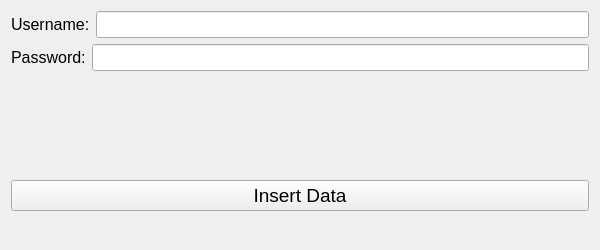
<?xml version="1.0" encoding="UTF-8"?>
<ui version="4.0">
 <class>Form</class>
 <widget class="QWidget" name="Form">
  <property name="geometry">
   <rect>
    <x>0</x>
    <y>0</y>
    <width>600</width>
    <height>250</height>
   </rect>
  </property>
  <property name="windowTitle">
   <string>Form</string>
  </property>
  <layout class="QVBoxLayout" name="verticalLayout">
   <item>
    <layout class="QHBoxLayout" name="horizontalLayout">
     <item>
      <widget class="QLabel" name="label">
       <property name="font">
        <font>
         <pointsize>12</pointsize>
        </font>
       </property>
       <property name="text">
        <string>Username:</string>
       </property>
      </widget>
     </item>
     <item>
      <widget class="QLineEdit" name="lineEdit_username">
       <property name="font">
        <font>
         <pointsize>12</pointsize>
        </font>
       </property>
      </widget>
     </item>
    </layout>
   </item>
   <item>
    <layout class="QHBoxLayout" name="horizontalLayout_2">
     <item>
      <widget class="QLabel" name="label_2">
       <property name="font">
        <font>
         <pointsize>12</pointsize>
        </font>
       </property>
       <property name="text">
        <string>Password:</string>
       </property>
      </widget>
     </item>
     <item>
      <widget class="QLineEdit" name="lineEdit_password">
       <property name="font">
        <font>
         <pointsize>12</pointsize>
        </font>
       </property>
      </widget>
     </item>
    </layout>
   </item>
   <item>
    <spacer name="verticalSpacer">
     <property name="orientation">
      <enum>Qt::Vertical</enum>
     </property>
     <property name="sizeHint" stdset="0">
      <size>
       <width>20</width>
       <height>40</height>
      </size>
     </property>
    </spacer>
   </item>
   <item>
    <widget class="QPushButton" name="pushButton">
     <property name="font">
      <font>
       <pointsize>14</pointsize>
      </font>
     </property>
     <property name="text">
      <string>Insert Data</string>
     </property>
    </widget>
   </item>
   <item>
    <widget class="QLabel" name="label_result">
     <property name="font">
      <font>
       <pointsize>14</pointsize>
      </font>
     </property>
     <property name="text">
      <string/>
     </property>
    </widget>
   </item>
  </layout>
 </widget>
 <resources/>
 <connections/>
</ui>
